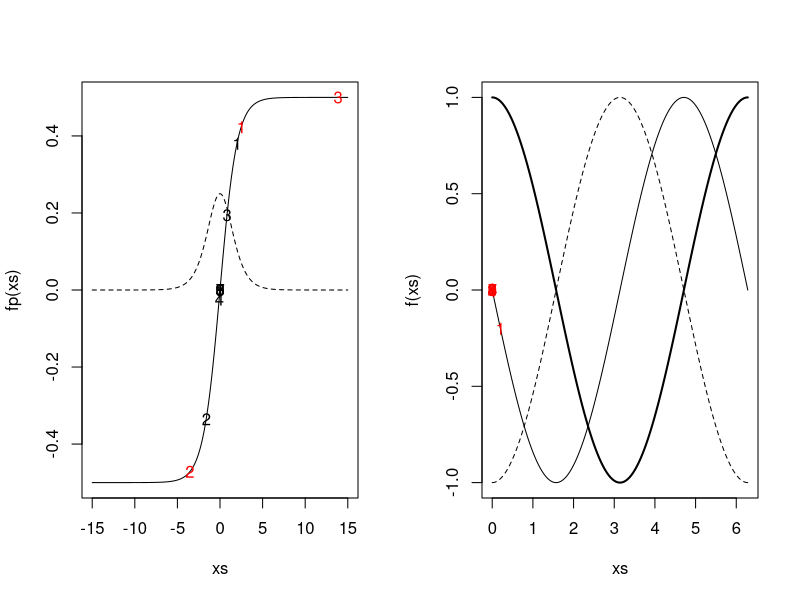
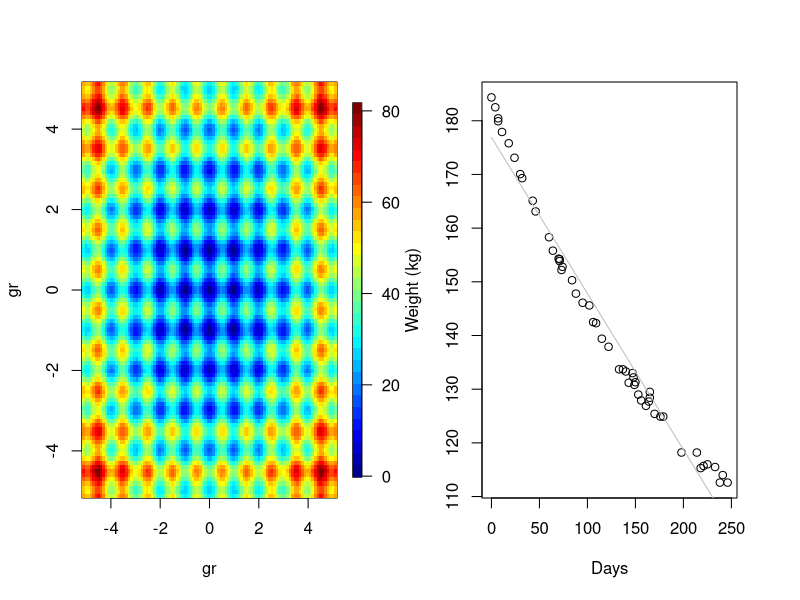
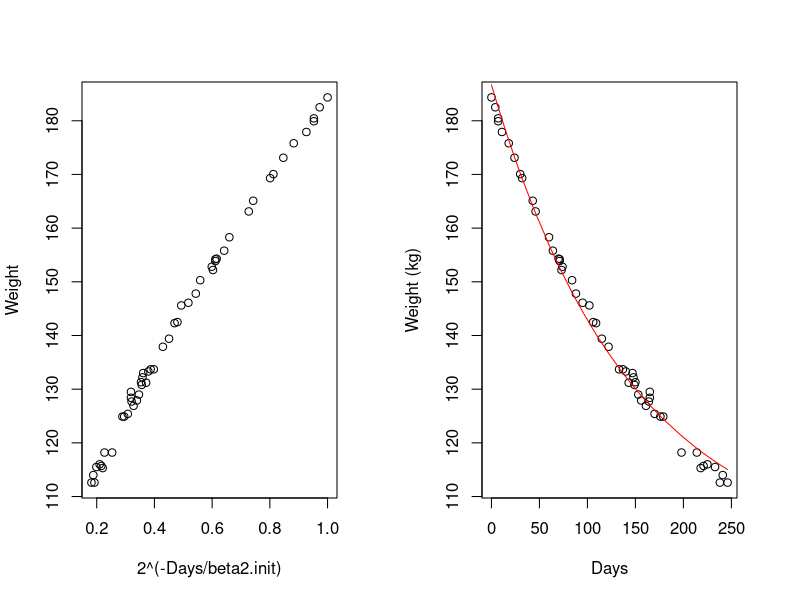
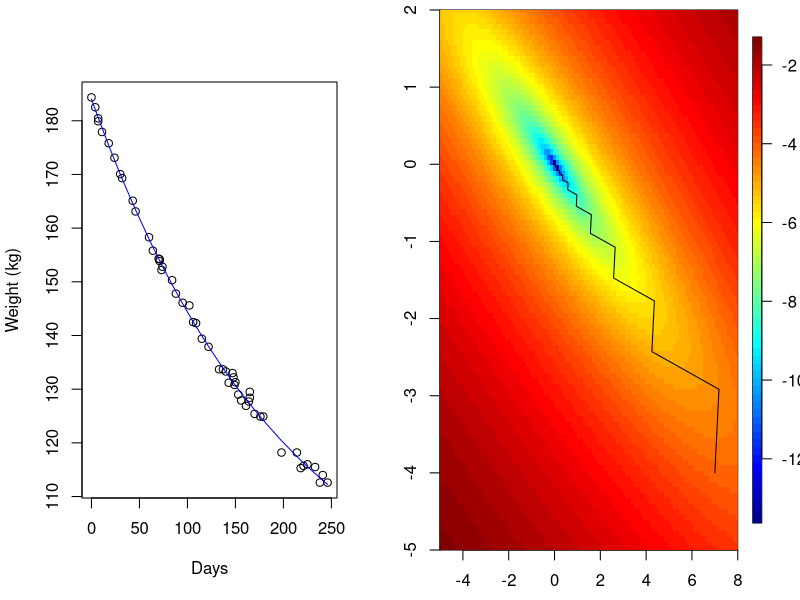
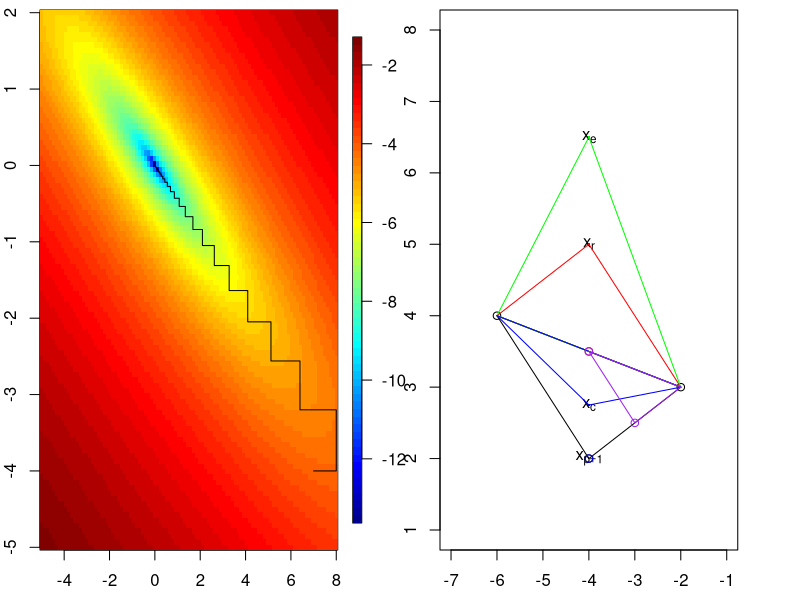
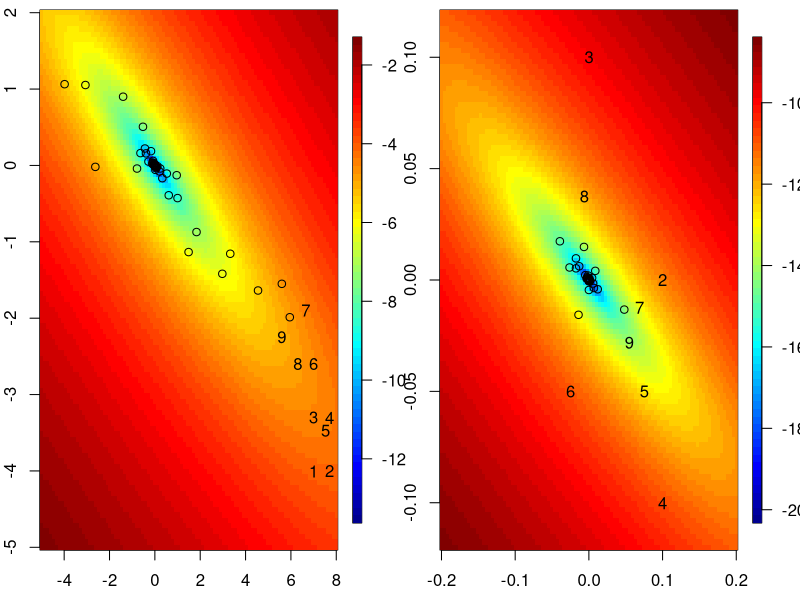
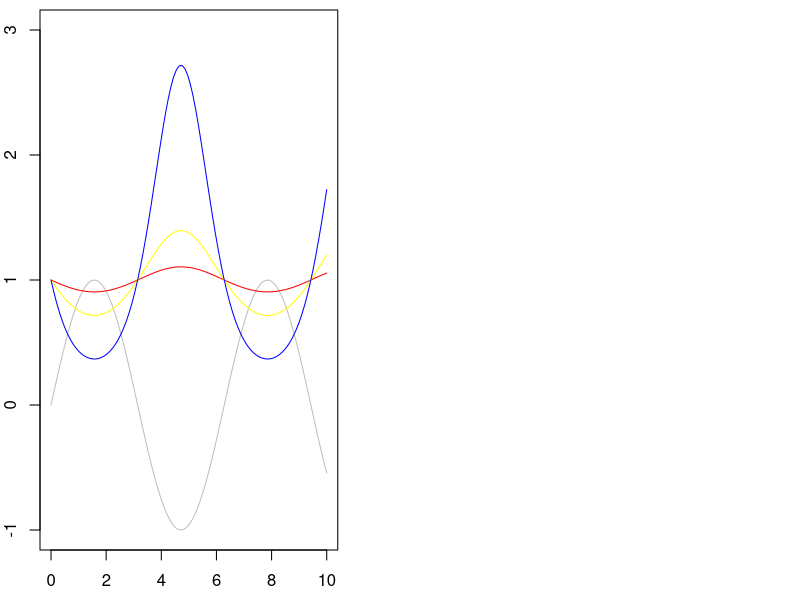
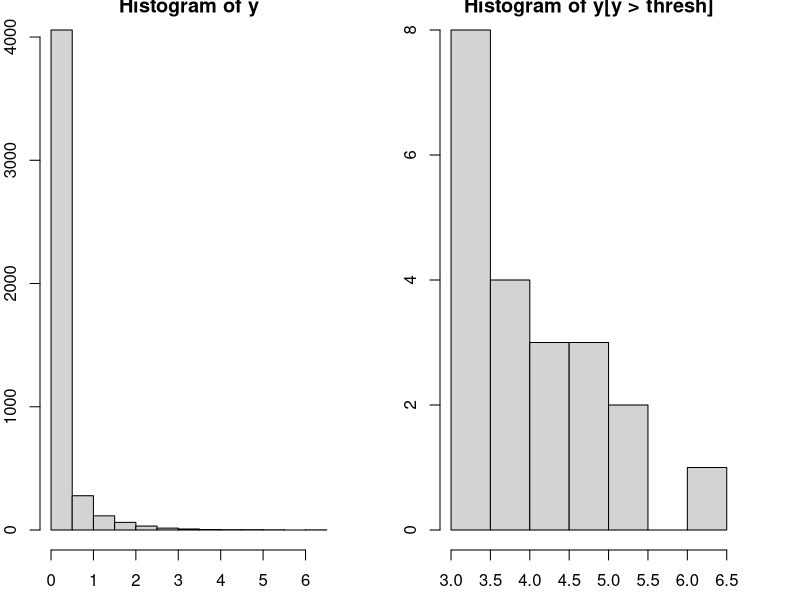

Write the R code that produced these figures, in order. (Note: this script raises an error after producing the figures.)
################################################################
### Demo code for Unit 11 of Stat243, "Optimization"
### Chris Paciorek, November 2015
################################################################

#######################################
# 3: Univariate function optimization
#######################################

### 3.3.3 How can Newton's method go wrong? 

## @knitr newton-wrong

par(mfrow = c(1,2))
fp <- function(x, theta = 1){
	exp(x*theta)/(1+exp(x*theta)) - .5
}
fpp <- function(x, theta = 1){
	exp(x*theta)/((1+exp(x*theta))^2)
}
xs <- seq(-15, 15, len = 300)
plot(xs, fp(xs), type = 'l')
lines(xs, fpp(xs), lty = 2)

## good starting point
x0 <- 2
xvals <- c(x0,rep(NA,9))
for(t in 2:10){
	xvals[t]=xvals[t-1] - fp(xvals[t-1]) / fpp(xvals[t-1])
}
print(xvals)
points(xvals, fp(xvals), pch = as.character(1:length(xvals)))

## bad starting point
x0 <- 2.5
xvals <- c(x0,rep(NA,9))
for(t in 2:10){
	xvals[t]=xvals[t-1] - fp(xvals[t-1]) / fpp(xvals[t-1])
}
print(xvals)
points(xvals, fp(xvals), pch = as.character(1:length(xvals)), col = 'red')
## whoops

## mistakenly climbing uphill
f <- function(x) cos(x)
fp <- function(x) -sin(x)
fpp <- function(x) -cos(x)
xs <- seq(0, 2*pi, len = 300)
plot(xs, f(xs), type = 'l', lwd = 2)
lines(xs, fp(xs))
lines(xs, fpp(xs), lty = 2)
x0 <- 0.2 # starting point
fp(x0) # negative
fpp(x0) # negative
x1 <- x0 - fp(x0)/fpp(x0) # whoops, we've gone uphill 
## because of the negative second derivative
xvals <- c(x0,rep(NA,9))
for(t in 2:10){
	xvals[t]=xvals[t-1]-fp(xvals[t-1])/fpp(xvals[t-1])
}
xvals
points(xvals, fp(xvals), pch = as.character(1:length(xvals)), col = 'red')
## and we've found a maximum rather than a minimum...

## @knitr dummy

#######################################
# 4: Convergence ideas
#######################################

### 4.2 Starting values

## @knitr rastringin

rastrigin <- function(x) {
	A <- 10
	n <- length(x)
	return(A*n + sum(x^2 - A * cos(2*pi*x)))
}
const <- 5.12
nGrid <- 100
gr <- seq(-const, const, len = nGrid)
xs <- expand.grid(gr, gr)
y <- apply(xs, 1, rastrigin)
require(fields)
image.plot(gr, gr, matrix(y, nGrid, nGrid), col=tim.colors(32))

## @knitr dummy

### 4.3 Convergence rates

## @knitr convergence

options(digits = 10)
f <- function(x) cos(x)
fp <- function(x) -sin(x)
fpp <- function(x) -cos(x)
xstar <- pi # known minimum

## N-R
x0 <- 2
xvals <- c(x0,rep(NA,9))
for(t in 2:10){
	xvals[t] <- xvals[t-1] - fp(xvals[t-1]) / fpp(xvals[t-1])
}
print(xvals)

## bisection
bisecStep <- function(interval, fp){
	xt <- mean(interval)
	if(fp(interval[1]) * fp(xt) <= 0) interval[2] <- xt else interval[1] <- xt
	return(interval)
}
nIt <- 30
a0 <- 2; b0 <- (3*pi/2) - (xstar - a0) 
## have b0 be as far from min as a0 for fair comparison with N-R
interval <- matrix(NA, nr = nIt, nc = 2)
interval[1, ] <- c(a0, b0)
for(t in 2:nIt){
	interval[t, ] <- bisecStep(interval[t-1, ], fp)
}
rowMeans(interval)

## @knitr dummy

########################################
### 5: Multivariate optimization
########################################

### 5.2 Newton-Raphson (Newton's method)

library(MASS)
head(wtloss)
attach(wtloss)

plot(Days, Weight, ylab = "Weight (kg)")

### Linear fit - not a good model
wtloss.lm <- lm(Weight ~ Days, data = wtloss)
coef(wtloss.lm) # estimates of the intercept and slope
lines(Days, fitted(wtloss.lm), col = "grey")

## we need some starting values
## guess that beta2 approx 100 since the midpoint of Days is near 100

beta2.init = 100
plot(2^(-Days/beta2.init), Weight)
tmpMod = lm(Weight ~ I(2^(-Days/beta2.init)))
beta0.init = tmpMod$coef[1]
beta1.init = tmpMod$coef[2]

plot(Days, Weight, ylab = "Weight (kg)")
lines(Days, beta0.init + beta1.init * 2^(-Days/beta2.init), col = 'red')
## not bad; let's go with that

expr = quote((Weight - (beta0 + beta1 * 2^(-Days/beta2)))^2) # objective is sum of this quantity over the observations
## let R do the differentiation of the basic expression for us (since human error in taking derivatives is very common)
## R won't deal with the summation, so we'll have to do that ourselves
deriv(expr, c("beta0", "beta1", "beta2"), function.arg = TRUE)
deriv3(expr, c("beta0", "beta1", "beta2"), function.arg = TRUE) # same as deriv()  with Hessian = TRUE

f =function(betas){
  sum((Weight - (betas[1] + betas[2] * 2^(-Days/betas[3])))^2)
}

## use the basic code based on deriv() and deriv3() 
fp = function(betas){
  ## a bit sloppy as I use Days and Weight as global vars here
  beta0 = betas[1]
  beta1 = betas[2]
  beta2 = betas[3]
  .expr3 <- 2^(-Days/beta2)
  .expr6 <- Weight - (beta0 + beta1 * .expr3)
  grad = - c(sum(2*.expr6), sum(2*(.expr3*.expr6)),
             sum(2* (beta1 * (.expr3 * (log(2) * (Days/beta2^2))) * .expr6)))
  return(grad)
}

fpp = function(betas){
  ## a bit sloppy as I use Days and Weight as global vars here
  n = length(Days)
  beta0 = betas[1]
  beta1 = betas[2]
  beta2 = betas[3]
  .expr3 <- 2^(-Days/beta2)
  .expr6 <- Weight - (beta0 + beta1 * .expr3)
  .expr11 <- log(2)
  .expr12 <- beta2^2
  .expr14 <- .expr11 * (Days/.expr12)
  .expr15 <- .expr3 * .expr14
  .expr16 <- beta1 * .expr15
  
  hessian = matrix(0, 3, 3)
  hessian[1, 1] <- 2*n # don't forget to do summation (i.e., multiply by n)
  hessian[1, 2] <- sum(2 * .expr3)
  hessian[1, 3] <- sum( 2 *  .expr16)
  hessian[2, 2] <- sum( 2 * (.expr3 * .expr3))
  
  hessian[2, 3] <-  - sum(2 * 
                          (.expr15 * .expr6 - .expr3 * .expr16))
  
  hessian[3, 3] <- - sum(2 * (beta1 * (.expr15 * 
                                       .expr14 - .expr3 * (.expr11 * (Days * (2 * beta2)/.expr12^2))) * 
                              .expr6 - .expr16 * .expr16))
  hessian[lower.tri(hessian)] = t(hessian[upper.tri(hessian)])
  return(hessian) 
}



nIt = 20
xvals = matrix(NA, nr = nIt, nc = 3)
xvals[1, ] = c(beta0.init, beta1.init, beta2.init)


for(t in 2:nIt){
  xvals[t, ] = xvals[t-1, ] - solve(fpp(xvals[t-1, ]), fp(xvals[t-1, ]))
  if(FALSE){ # in case not numerically p.d., use pseudoinverse
    e = eigen(fpp(xvals[t-1, ])) 
    e$val = 1/e$val
    e$val[e$val < 0] = 0 # pseudo-inverse
    xvals[t, ] = xvals[t-1, ] - e$vec%*%((t(e$vec)*e$val)%*%fp(xvals[t-1, ]))
  }
}

## let's check against R's built-in nonlinear least squares function
beta.start = xvals[1, ]
names(beta.start) = c("beta0", "beta1", "beta2")
wtloss.fm <- nls(Weight ~ beta0 + beta1*2^(-Days/beta2), 
                 data = wtloss, start = beta.start, trace = TRUE)
nlsEst = coef(wtloss.fm)

f(xvals[20, ])
f(nlsEst)

plot(Days, Weight, ylab = "Weight (kg)")
lines(Days, fitted(wtloss.fm), col = "blue")

### 5.3 Fisher scoring

## data are only involved in .expr6 and all Hessian terms involving .expr6 are linear in it, so replace with its expectation, which is simply 0

fppFS = function(betas){
  ## a bit sloppy as I use Days and Weight as global vars here
  n = length(Days)
  beta0 = betas[1]
  beta1 = betas[2]
  beta2 = betas[3]
    .expr3 <- 2^(-Days/beta2)
    .expr6 <- 0 # Weight - (beta0 + beta1 * .expr3)
    .expr11 <- log(2)
    .expr12 <- beta2^2
    .expr14 <- .expr11 * (Days/.expr12)
    .expr15 <- .expr3 * .expr14
    .expr16 <- beta1 * .expr15
 
  hessian = matrix(0, 3, 3)
  hessian[1, 1] <- 2*n # don't forget to do summation (i.e., multiply by n)
    hessian[1, 2] <- sum(2 * .expr3)
    hessian[1, 3] <- sum( 2 *  .expr16)
    hessian[2, 2] <- sum( 2 * (.expr3 * .expr3))
  
    hessian[2, 3] <-  - sum(2 * 
        (.expr15 * .expr6 - .expr3 * .expr16))

    hessian[3, 3] <- - sum(2 * (beta1 * (.expr15 * 
        .expr14 - .expr3 * (.expr11 * (Days * (2 * beta2)/.expr12^2))) * 
        .expr6 - .expr16 * .expr16))
  hessian[lower.tri(hessian)] = t(hessian[upper.tri(hessian)])
  return(hessian) 
}


nIt = 20
xvals = matrix(NA, nr = nIt, nc = 3)
xvals[1, ] = c(beta0.init, beta1.init, beta2.init)

fpp(xvals[1, ])
fppFS(xvals[1, ])
## pretty similar - some terms in the observed FI didn't involve the data, so don't change anyway

for(t in 2:nIt){
  xvals[t, ] = xvals[t-1, ] - solve(fppFS(xvals[t-1, ]), fp(xvals[t-1, ]))
}

## FS seems to give slightly faster convergence here


### 5.5.1 Descent methods and Newton-like methods

## steepest descent

## @knitr steepest

par(mai = c(.5,.4,.1,.4))
f <- function(x){
	x[1]^2/1000 + 4*x[1]*x[2]/1000 + 5*x[2]^2/1000
}
fp <- function(x){
	c(2 * x[1]/1000 + 4 * x[2]/1000,
	4 * x[1]/1000 + 10 * x[2]/1000)
}
lineSearch <- function(alpha, xCurrent, direction, FUN){
	newx <- xCurrent + alpha * direction
	FUN(newx)
}
nIt <- 50
xvals <- matrix(NA, nr = nIt, nc = 2)
xvals[1, ] <- c(7, -4)
for(t in 2:50){
	newalpha <- optimize(lineSearch, interval = c(-5000, 5000),
		xCurrent = xvals[t-1, ], direction = fp(xvals[t-1, ]),
		FUN = f)$minimum 
	xvals[t, ] <- xvals[t-1, ] + newalpha * fp(xvals[t-1, ])
}
x1s <- seq(-5, 8, len = 100); x2s = seq(-5, 2, len = 100)
fx <- apply(expand.grid(x1s, x2s), 1, f)
## plot f(x) surface on log scale
image.plot(x1s, x2s, matrix(log(fx), 100, 100), 
	xlim = c(-5, 8), ylim = c(-5,2)) 
lines(xvals) ## overlay optimization path
## kind of slow

## @knitr dummy

### 5.6 Gauss-Seidel

## @knitr Gauss-Seidel

f <- function(x){
	return(x[1]^2/1000 + 4*x[1]*x[2]/1000 + 5*x[2]^2/1000)
}
f1 <- function(x1, x2){ # f(x) as a function of x1
	return(x1^2/1000 + 4*x1*x2/1000 + 5*x2^2/1000)
}
f2 <- function(x2, x1){ # f(x) as a function of x2
	return(x1^2/1000 + 4*x1*x2/1000 + 5*x2^2/1000)
}
x1s <- seq(-5, 8, len = 100); x2s = seq(-5, 2, len = 100)
fx <- apply(expand.grid(x1s, x2s), 1, f)
image.plot(x1s, x2s, matrix(log(fx), 100, 100))
nIt <- 49
xvals <- matrix(NA, nr = nIt, nc = 2)
xvals[1, ] <- c(7, -4)
## 5, -10
for(t in seq(2, nIt, by = 2)){
	newx1 <- optimize(f1, x2 = xvals[t-1, 2], interval = c(-40, 40))$minimum
	xvals[t, ] <- c(newx1, xvals[t-1, 2])
	newx2 <- optimize(f2, x1 = newx1, interval = c(-40, 40))$minimum
	xvals[t+1, ] <- c(newx1, newx2)
}
lines(xvals)

## @knitr dummy

### 5.7 Nelder-Mead

## set up tuning factors
alpha = 1
gamma = 2
beta = .5
delta = .5

## auxiliary function to plot line segments
plotseg = function(ind1, ind2, col = 1){
  if(length(ind1) == 1){
    segments(xs[ind1, 1], xs[ind1 , 2], xs[ind2, 1], xs[ind2, 2], col = col)
  } else{
    segments(ind1[1], ind1[2], xs[ind2, 1], xs[ind2, 2], col = col)    
  }
}
  
## initial polytope
xs = matrix(c(-2,3,-6,4,-4,2),nc=2,byrow=T)

plot(xs,xlim=c(-7,-1),ylim=c(1,8))
plotseg(2, 3)
plotseg(1, 3)
plotseg(1, 2)

xbar = (xs[1,]+xs[2,])/2

text(xs[3,1], xs[3,2], expression(x[p+1]))

points(xbar[1],xbar[2], col = 'red')

### reflection

xr = (1+alpha)*xbar - alpha*xs[3,]
points(xr[1],xr[2],col = 'red', pch = 16, cex = .4)
text(xr[1],xr[2], expression(x[r]))

plotseg(xr, 1, col = 'red')
plotseg(xr, 2, col = 'red')
plotseg(1, 2, col = 'red')
## red triangle is now our proposed new polytope

### consider expansion if xr is better than all the other points

xe = gamma*xr + (1-gamma)*xbar
points(xe[1], xe[2], col = 'green', pch = 16, cex = .4)
text(xe[1],xe[2], expression(x[e]))
## if xe is better than xr, use xe, o.w. use xr

plotseg(xe, 1, col = 'green')
plotseg(xe, 2, col = 'green')
plotseg(1, 2, col = 'green')

### consider contraction if xr is worse than all the other points

points(xs[3,1], xs[3, 2], col = 'blue')

## set xh to be the best of these two points
xh = xs[3, ] # suppose the original point is better than the reflection
xc = beta*xh + (1-beta)*xbar
points(xc[1], xc[2], col = 'blue', pch = 16, cex = .4)
text(xc[1],xc[2], expression(x[c]))
## if xc is better than xh, then contract

plotseg(xc, 1, col = 'blue')
plotseg(xc, 2, col = 'blue')
plotseg(1, 2, col = 'blue')

## if not, shrink simplex toward the best point (xs[1, ])

### shrinkage

xs[2, ] = delta*xs[2, ] + (1-delta)*xs[1, ]
xs[3, ] = delta*xs[3, ] + (1-delta)*xs[1, ]

points(xs[2, 1], xs[2, 2], col = 'purple')
points(xs[3, 1], xs[3, 2], col = 'purple')

plotseg(1, 2, 'purple')
plotseg(1, 3, 'purple')
plotseg(2, 3, 'purple')

### Nelder-Mead on our quadratic toy example

## @knitr nelder-example

f <- function(x, plot = TRUE){
    if(plot && cnt < 10) {
        points(x[1], x[2], pch = as.character(cnt))
        if(cnt < 10) cnt <<- cnt + 1 else cnt <<- 1
    } else if(plot) points(x[1], x[2])
    # if(plot) print(c(x,x[1]^2/1000 + 4*x[1]*x[2]/1000 + 5*x[2]^2/1000))
    return(x[1]^2/1000 + 4*x[1]*x[2]/1000 + 5*x[2]^2/1000)
}

par(mfrow = c(1,2))

x1s <- seq(-5, 8, len = 100); x2s = seq(-5, 2, len = 100)
fx <- apply(expand.grid(x1s, x2s), 1, f, FALSE)
cnt <- 1
image.plot(x1s, x2s, matrix(log(fx), 100, 100))
init <- c(7, -4)
optim(init, f, method = "Nelder-Mead")

x1s <- seq(-.2, .2, len = 100); x2s = seq(-.12, .12, len = 100)
fx <- apply(expand.grid(x1s, x2s), 1, f, FALSE)
cnt <- 1
image.plot(x1s, x2s, matrix(log(fx), 100, 100))
init <- c(-0, 0)
optim(init, f, method = "Nelder-Mead")

## @knitr dummy

### 5.8 Simulated annealing

x= seq(0,10,len=100)
f=function(x)  sin(x)

plot(x, f(x), type='l', ylim = c(-1, 3), col = 'grey')
tau = 10
## plot the modified function
lines(x, exp(-f(x)/tau), col = 'red')   # try tau = 3, 1, .3, etc.
## effect of cooling...
tau =3
# plot the modified function
lines(x, exp(-f(x)/tau), col='yellow')   # try tau = 3, 1, .3, etc.
tau =1
## plot the modified function
lines(x, exp(-f(x)/tau), col = 'blue')   # try tau = 3, 1, .3, etc.

##############################
# 6: Optimization in R
##############################

### 6.1 Core optimization functions

## using optim()

yHundredths = scan('../data/precipData.txt')  # precip in hundredths of inches
yHundredths = yHundredths[!is.na(yHundredths)]
y = yHundredths/100  # precip now in inches

par(mfrow = c(1, 2))
hist(y)
thresh = 3
hist(y[y > thresh])

npy=31+28+31 # number of days in winter season
cutoff = (1/25.4) # wet days defined as those with > 1 mm (1/25.4 inches) of precip
thresh = as.numeric(quantile(y[y > cutoff],.98,na.rm=T)) # 98%ile of wet days


pp.lik <- function(par, y, thresh, npy) {
  mu <- par[1]
  sc <- par[2]
  xi <- par[3]
  uInd = y > thresh
  if(sc <= 0) 
    return(10^6);
  if ((1 + ((xi * (thresh - mu))/sc)) < 0) {
    l <- 10^6; 
  }
  else {
    y <- (y - mu)/sc
    y <- 1 + xi * y
    if (min(y^uInd) <= 0){   
      l <- 10^6;
    } else{
      ytmp = y
      ytmp[!uInd]=1  # 'zeroes' out those below the threshold after applying the log in next line
      l <- sum(uInd * log(sc)) + sum(uInd * log(ytmp) * 
                                     (1/xi + 1)) + length(y)/npy * mean((1 + (xi * (thresh - mu))/sc)^(-1/xi))
    }
  }
  l
}

## optim() usage
## out <- optim(init, pp.lik, hessian = TRUE, method = "BFGS", control = list(maxit = maxit, trace = TRUE))

yExc = y[y > thresh]
in2 <- sqrt(6 * var(yExc))/pi  # have initial values depend only on those above the threshold
in1 <- mean(yExc) - 0.57722 * in2
init0 = c(in1, in2, 0.1)

## fit with Nelder-Mead (default) and BFGS
optim(init0, pp.lik, y = y, thresh = thresh, npy = npy, control = list(trace = TRUE)) # 118 fxn evals
optim(init0, pp.lik, y = y, thresh = thresh, npy = npy, method = 'BFGS', control = list(trace = TRUE)) # ~ 10 its

system.time(optim(init0, pp.lik, y = y, thresh = thresh, npy = npy))
system.time(optim(init0, pp.lik, y = y, thresh = thresh, npy = npy, method = 'BFGS'))

## different starting value 
init1 = c(mean(y[y > thresh]), sd(y[y > thresh]), -0.1)
optim(init1, pp.lik, y = y, thresh = thresh, npy = npy, control = list(trace = TRUE)) 
optim(init1, pp.lik, y = y, thresh = thresh, npy = npy, method = 'BFGS', control = list(trace = TRUE)) 

## bad starting value for BFGS
init2 = c(thresh, .01, .1)
out = optim(init2, pp.lik, y = y, thresh = thresh, npy = npy, control = list(trace = TRUE), hessian = TRUE)
solve(out$hessian)
out2 = optim(init2, pp.lik, y = y, thresh = thresh, npy = npy, method = 'BFGS', control = list(trace = TRUE), hessian = TRUE)
solve(out2$hessian)


## suppose the data were on a different scale
yExc2 <- yExc * 1000
y2 <- y * 1000
thresh2 <- thresh * 1000


in2 <- sqrt(6 * var(yExc2))/pi  # have initial values depend only on those above the threshold
in1 <- mean(yExc2) - 0.57722 * in2
init3 = c(in1, in2, 0.1)

optim(init3, pp.lik, y = y2, thresh = thresh2, npy = npy, control = list(trace = TRUE)) ## note that the parameters have changed even beyond a scaling effect
optim(init3, pp.lik, y = y2, thresh = thresh2, npy = npy, method = 'BFGS', control = list(trace = TRUE)) # note lack of convergence after 100 its
optim(init3, pp.lik, y = y2, thresh = thresh2, npy = npy, method = 'BFGS', control = list(trace = TRUE, maxit = 1000)) # convergence, but to values not concordant with those from fitting the original y data

## when we have y2 = y*1000, the location and scale parameters are on very different scales than the shape parameter
## can we use parscale to deal with the problems when the data are on a different scale?
optim(init3, pp.lik, y = y2, thresh = thresh2, npy = npy, control = list(trace = TRUE, parscale = c(1000,1000,1))) 
optim(init3, pp.lik, y = y2, thresh = thresh2, npy = npy, method = 'BFGS', control = list(trace = TRUE, parscale = c(1000,1000,1))) 
## yes, that works! the parameter estimates are now equivalent to those from the standard fitting of the original data

## default step size for numerical derivative is only .001; perhaps we should try with higher accuracy
optim(init0, pp.lik, y = y, thresh = thresh, npy = npy, method = 'BFGS', control = list(trace = TRUE, ndeps = rep(1e-6, 3)))
## note that we needed only 33 function evaluations instead of the original 43, presumably because of higher accuracy in the derivative

#### let's do some plotting of the objective fxn as a sanity check

## 3-d grid of location, scale, shape
locVals = seq(0, 5, len = 30)
scaleVals = seq(.1, 3, len = 30)
shapeVals = seq(-.3, .25, by = .05)
parGrid = expand.grid(loc = locVals, scale = scaleVals, shape = shapeVals)

obj=apply(parGrid, 1, pp.lik, y=y, thresh=thresh, npy=npy) # compute objective function for all parameter combos

tmp = cbind(parGrid,obj)

par(mfrow=c(3, 4), mai = c(.6,.5, .3, .1), mgp = c(1.8, .7, 0))
for( i in 1:length(shapeVals)){
  tmp2 = tmp[tmp$shape == shapeVals[i],] # slice of objective fxn for fixed shape parameter
  image.plot(locVals, scaleVals, matrix((tmp2$obj), length(locVals), length(scaleVals)), col = tim.colors(32), zlim = c(40,80), main = as.character(shapeVals[i]))
}
## note there a couple weird things about this log likelihood - (1) weird things happen when the shape parameter is very close to 0 and (2) for certain combinations the likelihood is not defined (it's set to 1e6) - this is why some of the colors go from aqua to white without showing red values - reparameterizing or optimizing with explicit constraints may be better approaches

## apart from that, it appears that optim() has probably found the minimum

##############################
# 9: Convex optimization
##############################

### 9.6 Interior point methods

## @knitr constrOptim

## based on the example in ?constrOptim
fr <- function(x) {   ## Rosenbrock Banana function
  x1 <- x[1]
  x2 <- x[2]
  100 * (x2 - x1 * x1)^2 + (1 - x1)^2
}
grr <- function(x) { ## Gradient of 'fr'
  x1 <- x[1]
  x2 <- x[2]
  c(-400 * x1 * (x2 - x1 * x1) - 2 * (1 - x1),
    200 *      (x2 - x1 * x1))
}

m <- 100
x1s <- x2s <- seq(-5, 5, len = m)
xs <- expand.grid(x1s, x2s)

f <- apply(xs, 1, fr)

image.plot(x1s, x2s, matrix(log(f), m))

ui = rbind(c(-1,0), c(1,-1))
ci = c(-0.9, -0.1)
## x1 <= 0.9
## x2 <= x1 + 0.1
## this is Region "I" in the figure

abline(v = 0.9)
abline(.1, 1)

out <- constrOptim(c(.5,0), fr, grr, ui = ui, ci = ci)
out$par
points(out$par[1], out$par[2])
text(-1,-2, "I", cex = 2)

## what about constraining to a different region? ("Region II")

ui = rbind(c(-1,0), c(-1, 1))
ci = c(-0.9,0.1)
## x1 <= 0.9
## x2 >= x1 + 0.1

out <- constrOptim(c(.5,0), fr, grr, ui = ui, ci = ci)
## whoops, not feasible!
out <- constrOptim(c(-3, 2), fr, grr, ui = ui, ci = ci)
points(out$par[1], out$par[2], pch = 2)
text(-3,0, "II", cex = 2)

## how about optimizing along a line (equality constraint)?
## x1 - x2 = 0.1 is the same as
## x1 - x2 <= 0.1
## x1 - x2 >= 0.1
ui = rbind(c(-1, 1), c(1, -1))
ci = c(-0.1, 0.1)

out <- constrOptim(c(3.1, 3.0), fr, grr, ui = ui, ci = ci)
## hmmm, numerical issues?

## ok, how about making a long narrow region around the line?
## this takes a while...
ui = rbind(c(1,-1), c(-1,1))
ci = c(.099,-.101)
## hmmm, out1 thinks it has converged ...
out1 <- constrOptim(c(3.1, 3.0), fr, grr, ui = ui, ci = ci)
out2 <- constrOptim(c(3.1, 3.0), fr, NULL, ui = ui, ci = ci)

image.plot(x1s, x2s, matrix(log(f), m))
abline(-0.1, 1)
points(out1$par[1], out1$par[2], pch = "1")
points(out2$par[1], out2$par[2], pch = "2")
